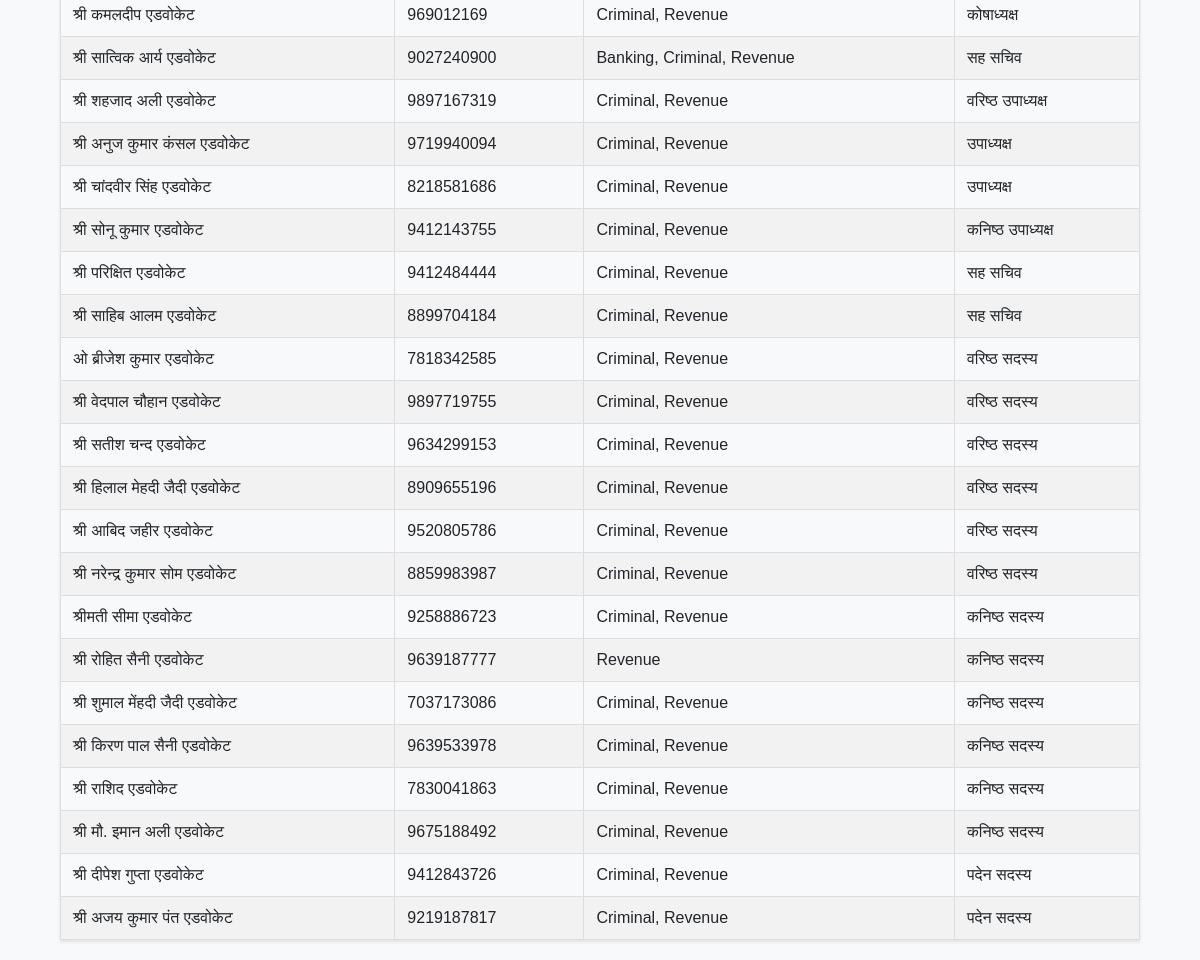
Page /advocates/ (lower part) on the earlier database version.
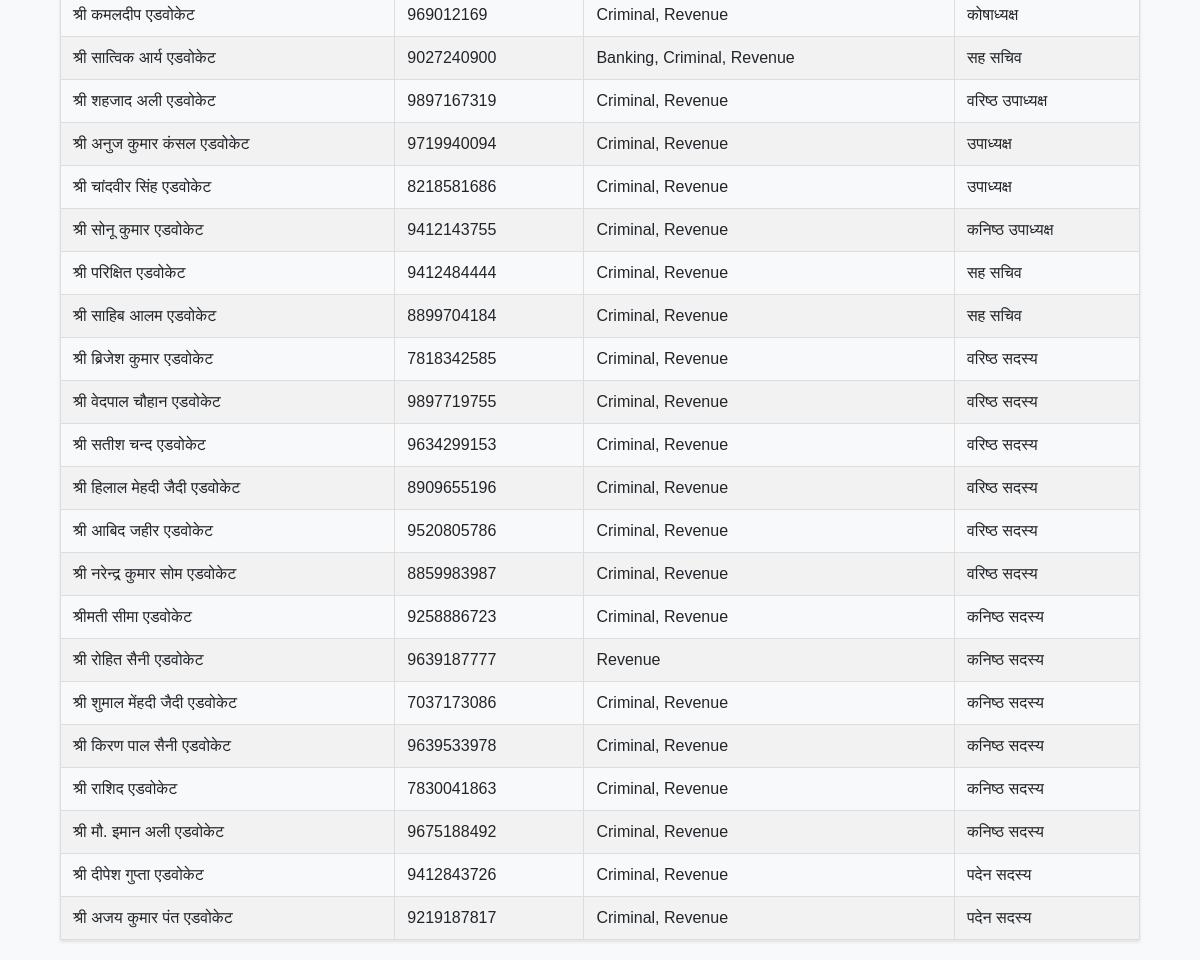
Same page on the later database version.
### advocates/models.py (models this page shows, shortened)
class Advocate(models.Model):
    name = models.CharField(max_length=100)
    email = models.EmailField(default=None, blank=True, null=True)
    phone = models.CharField(max_length=15, default=None, blank=True, null=True)
    address = models.TextField(default=None, blank=True, null=True)
    city = models.CharField(max_length=50, default=None, blank=True, null=True)
    state = models.CharField(max_length=50, default=None, blank=True, null=True)
    country = models.CharField(max_length=50, default=None, blank=True, null=True)
    zip = models.CharField(max_length=10, default=None, blank=True, null=True)
    firm = models.CharField(max_length=100, default=None, blank=True, null=True)
    practicing_since = models.DateTimeField(auto_now_add=True)
    practice_areas = models.ManyToManyField(Area)
    registration_number = models.CharField(max_length=50, default=None, blank=True, null=True)
    aibe_number = models.CharField(max_length=50, default=None, blank=True, null=True)
    languages = models.ManyToManyField(Language)
    profile_image = models.ImageField(upload_to='advocates/profile_images/', default=None, blank=True, null=True)
    created_at = models.DateTimeField(auto_now_add=True)
    updated_at = models.DateTimeField(auto_now=True)
    @property
    def roles(self):
        return AdvocateRole.objects.filter(advocate=self)

### advocates/views.py (the view)
# urls.py: path("", views.list_advocates, name="list_advocates"),
def list_advocates(request):
    advocates = Advocate.objects.all().order_by('advocaterole__appointed_on')
    return render(request, 'list_advocates.html', context={"advocates": advocates})

### advocates/templates/list_advocates.html (shortened to what this page needs)
    {% extends "base.html" %}
    {% block content %}
    <table id="advocatesTable">
        <tbody>
            {% for advocate in advocates %}
            <tr>
                <td>{{ advocate.name }}</td>
                <td>{{ advocate.phone }}</td>
                <td>
                    {% for area in advocate.practice_areas.all %}
                        {{ area.name }}{% if not forloop.last %}, {% endif %}
                    {% endfor %}
                </td>
                <td>
                    {% for role in advocate.roles %}
                        {{ role.role.name }} {% if not forloop.last %}, {% endif %}
                    {% endfor %}
                </td>
            </tr>
            {% endfor %}
        </tbody>
    </table>
    {% endblock content %}

Differences in the rows shown:
changed Advocate: name "ओ ब्रीजेश कुमार एडवोकेट" → "श्री ब्रिजेश कुमार एडवोकेट"
